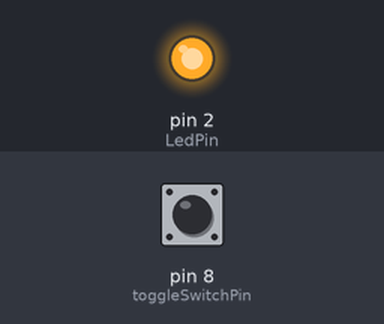
Bench run of a sketch on a simulated Arduino Uno, built with avr-gcc and run on an emulated ATmega328P. Shown: output pins drawn as LEDs (lit = HIGH). Inputs (shaded band) come from the test bench; at power-on: pin 8 (toggleSwitchPin) HIGH.

Above: at 1.2 s.
1.3 s: pin 8 (toggleSwitchPin) pulled LOW for 0.15 s
At 1.37 s:
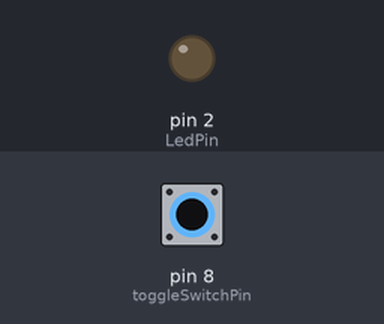
2.9 s: pin 8 (toggleSwitchPin) pulled LOW for 3.2 s
At 7.0 s:
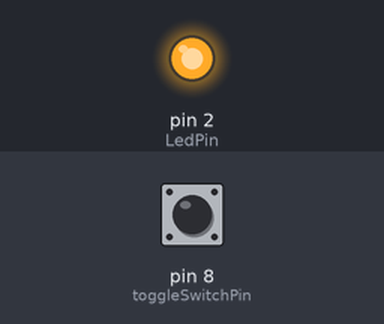
Timing chart, 0 to 8.5 s (numbered marks = the images above; inputs shaded):
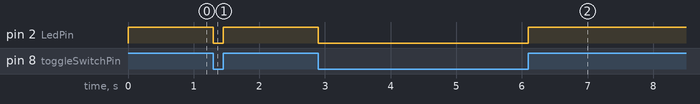

The sketch:

WPI316.ino
```cpp
/*
  @@@@@@@@@@@@@@@@@@@@@@
  @@@@@@@@@@@@@@@@@@@@@@             @@@.    @@@    @@@.     @@@@    @@@@        @@@@@@@@@        @@@@@@@@@@@@@.     .@@@@@@@@@@@@@        @@@@@@@@@
  @@@@@%%@@@%%@@@%%@@@@@             @@@@    @@@    @@@@     @@@@    @@@@       @@@@@@@@@@        @@@@@@@@@@@@@@     @@@@@@@@@@@@@@        @@@@@@@@@
  @@@@@  @@@  @@@  @@@@@             @@@@    @@@    @@@@     @@@@    @@@@       @@@@   @@@@        @@@@@   @@@@@       @@@@@   @@@@       @@@@   @@@@
  @@@@@            @@@@@             @@@@   @@@@    @@@@     @@@@@@@@@@@@       @@@@   @@@@        @@@@@   @@@@@       @@@@@   @@@@       @@@@   @@@@
  @@@@@   @    @   @@@@@             @@@@   @@@@    @@@@     @@@@@@@@@@@@       @@@@@@@@@@@        @@@@@   @@@@@       @@@@@   @@@@       @@@@@@@@@@@
  @@@@@            @@@@@             @@@@###@@@@@##@@@@@     @@@@    @@@@      @@@@@@@@@@@@       #@@@@@###@@@@@     ##@@@@@###@@@@       @@@@@@@@@@@
  @@@@@@@@@@@@@@@@@@@@@@             @@@@@@@@@@@@@@@@@@@     @@@@    @@@@      @@@@    @@@@@      @@@@@@@@@@@@@@     @@@@@@@@@@@@@@      @@@@     @@@@
  @@@@@@@@@@@@@@@@@@@@@@

  Whadda WPI316 PADDLE SWITCH MODULE example

  This example program shows how you can use the WPI316 Paddle Switch Module.

  For more information about this code, check our Whadda github page at https://github.com/WhaddaMakers/
  For more information about this product, consult the manual at the WPI316 product page on https://whadda.com/
*/

// Pin to which the toggle switch is connected
const int toggleSwitchPin = 8;

// Pin for the LED
const int LedPin = 2;

// Setup
void setup() {
  pinMode(LedPin, OUTPUT);                                                // Set the LED pin as OUTPUT
  pinMode(toggleSwitchPin, INPUT_PULLUP);                                 // Set the toggle Switch pin as INPUT_PULLUP
}

// Loop
void loop() {
  int toggleSwitchStatus = digitalRead(toggleSwitchPin);                  // Read the status of the toggle switch input

  if (toggleSwitchStatus == HIGH) {                                       // If the toggle switch is turned to the on position
    digitalWrite(LedPin, HIGH);                                           // Turn the LED on
  }
  else {                                                                  // Otherwise
    digitalWrite(LedPin, LOW);                                            // Turn the LED off
  }
}
```

Measured:
- after the input at 1.3 s, pin 2 (LedPin): HIGH → LOW at once, → HIGH 0.15 s later
- after the input at 2.9 s, pin 2 (LedPin): HIGH → LOW at once, → HIGH 3.2 s later
